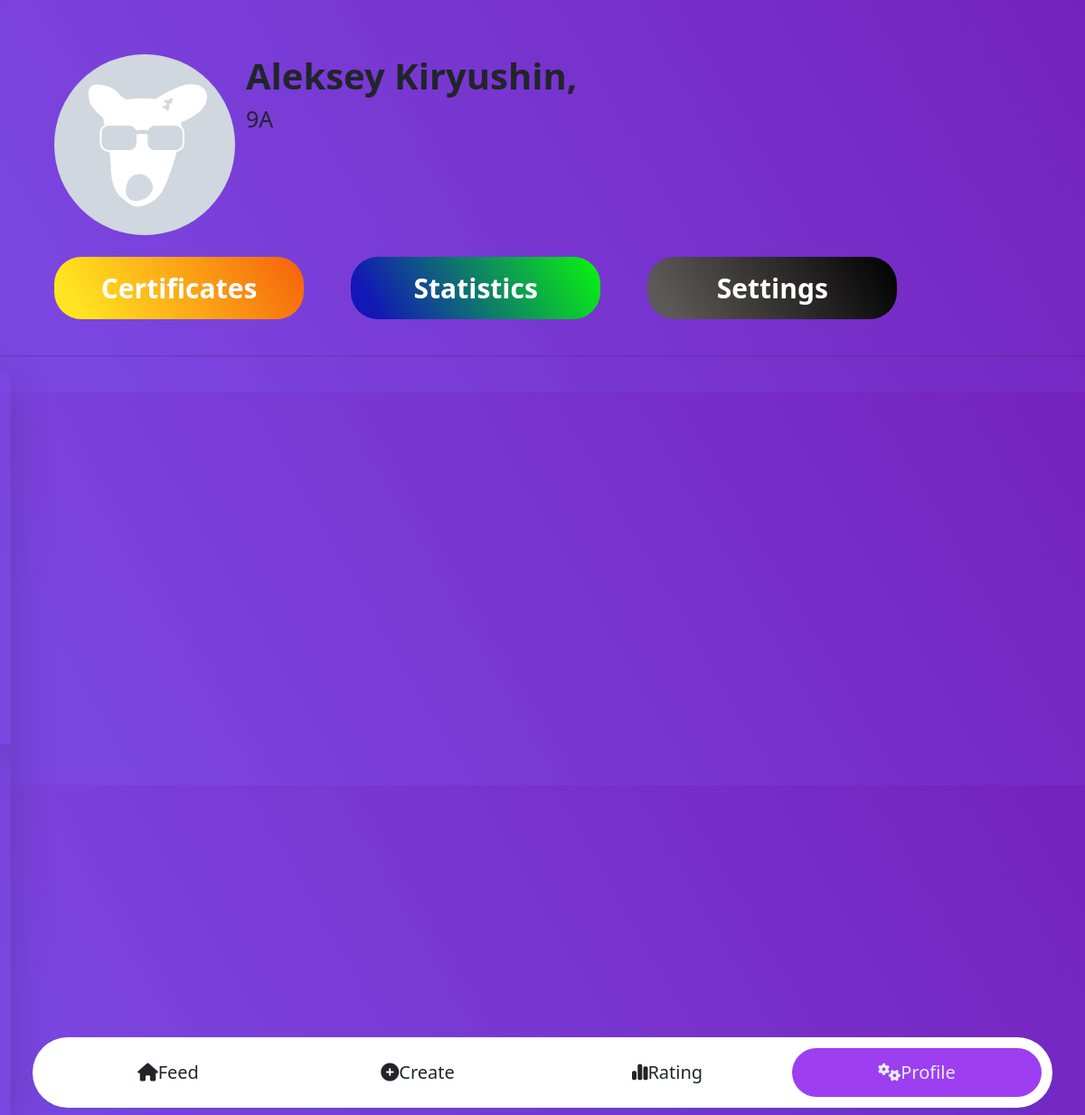
Page /my_profile (signed in) on the committed database.
### blog/models.py (models this page shows, shortened)
class Student(models.Model):
    CHOICES = (
        ('5А', '5 "А"'),
        ('5Б', '5 "Б"'),
        ('5В', '5 "В"'),
        ('6А', '6 "А"'),
        ('6Б', '6 "Б"'),
        ('6В', '6 "В"'),
        ('7А', '7 "А"'),
        ('7Б', '7 "Б"'),
        ('7В', '7 "В"'),
        ('8А', '8 "А"'),
        ('8Б', '8 "Б"'),
        ('8В', '8 "В"'),
        ('9А', '9 "А"'),
        ('9Б', '9 "Б"'),
        ('9В', '9 "В"'),
        ('10А', '10 "А"'),
        ('11А', '11 "А"'),
    )
    user = models.ForeignKey(
        User,
        on_delete=models.CASCADE,
        related_name='student',
    )
    admin = models.BooleanField(default=False)
    id_user = models.IntegerField()
    grade = models.CharField('', choices=CHOICES, max_length=100)
    profile_img = models.ImageField(
        upload_to='profile_images',
        default='profile_images/blank-profile-img.png'
        )
    def get_amount_marks(self):
        return self.owner.all().count()

### blog/views.py (the view, shortened to what this page needs)
# urls.py: path('my_profile', UsertListView.as_view(), name='student_profile'),
class UsertListView(ListView):
    model = Student
    template_name = 'blog/profile.html'
    context_object_name = 'blog_post_user_list'
    def get_context_data(self, **kwargs):
        user = auth.get_user(self.request)
        student = Student.objects.get(user=user)
        context = {
            'user': user,
            'student': student,
            'certificates': Certificate.objects.filter(student=student).order_by("-was_added")
        }
        return context

### blog/templates/blog/profile.html (shortened to what this page needs)
{% extends "blog/base.html" %}
{% block content_blog %}
<div class="avatar">
    <div class="container">
        <div class="box">
            <a href="{{ student.profile_img.url }}">
                <div class="box-image">
                    <div class="content-image">
                        <img src="{{ student.profile_img.url }}" alt="None" class="img-user">
                    </div>
                </div>
            </a>
            <div class="box-info-user">
                <h3 class="name-user">{{ student.user.username }}, </h3>
                <h2 class="bio">{{ student.grade }}</h2>
            </div>
        </div>
    </div>
    <div class="b-container success text-center col-5 col-lg-3">
        <a href="javascript:PopUpShow2th()">Certificates</a>
    </div>
    <div class="b-container statistics text-center col-5 col-lg-3">
        <a href="javascript:PopUpShow3th()">Statistics</a>
    </div>
    <div class="b-container settings text-center col-5 col-lg-3">
        <a href="javascript:PopUpShow4th()">Settings</a>
    </div>
</div>
<hr>
{% endblock %}

### blog/static/blog/css/style.css (style rules this page uses)
body { background-image: linear-gradient(60deg, rgb(123, 69, 223) 10%, #7522bd 100%); overflow-x: hidden; }
a { text-decoration: none; }
.container { display: inline; }
.avatar { margin: 0 4%; margin-bottom: 0vh; }
.container { overflow:hidden; padding-bottom: 100vh; }
.box { white-space: nowrap; }
.box div { display:inline-block; word-break: keep-all; }
.img-user { margin: 1vw; border-radius: 50%; width: 25vh; height: 25vh; background-size: auto 300px; }
.box-info-user { position: absolute; margin-top: 1vw; }
.name-user { display: block; font-weight: 700; font-size: 40px; }
.bio { display: block; font-size: 25px; font-weight: 500; }
:root { --primary-color: #9d3ef0; --primary-color: #e6eef9; --secondary-color: #e6eef9; --secondary-color:#9d3ef0; }
*, *:after, *:before { box-sizing: border-box; }
.b-container { min-width: fit-content; background-color: #ccc; padding: 1vw; font-size: 30px; color: #fff; border-radius: 30px; }
.b-container a { font-weight: 700; color: white; }
.success { margin: 1vw 4vw 1vw 0; margin-top: 1vw; display: inline-block; padding: 1vw 2vw; background-image: linear-gradient(60deg, rgb(255, 229, 33) 10%, #f6610a 100%); }
.statistics { display: inline-block; padding: 1vw 5vw; background-image: linear-gradient(60deg, rgb(18, 23, 182) 10%, #0af60e 100%); }
.settings { margin: 1vw 1vw 2vw 4vw; display: inline-block; padding: 1vw; background-image: linear-gradient(60deg, rgb(93, 88, 88) 10%, #000000 100%); }

### rows in the picture
Student: profile_img (placeholder picture), user.username "Aleksey Kiryushin", grade "9А"
